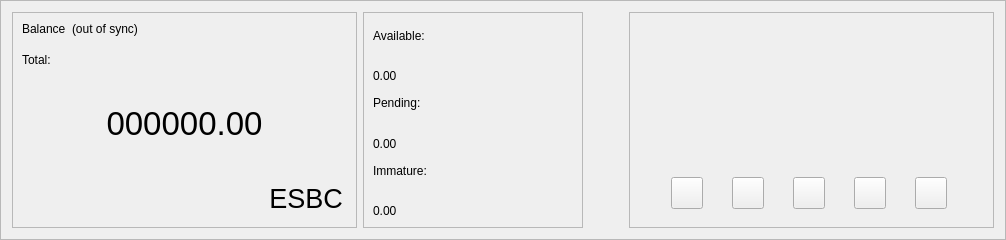
      <widget class="QFrame" name="frame_blue">
       <property name="enabled">
        <bool>true</bool>
       </property>
       <property name="sizePolicy">
        <sizepolicy hsizetype="Preferred" vsizetype="Preferred">
         <horstretch>0</horstretch>
         <verstretch>0</verstretch>
        </sizepolicy>
       </property>
       <property name="minimumSize">
        <size>
         <width>960</width>
         <height>220</height>
        </size>
       </property>
       <property name="maximumSize">
        <size>
         <width>16777215</width>
         <height>16777215</height>
        </size>
       </property>
       <property name="sizeIncrement">
        <size>
         <width>0</width>
         <height>0</height>
        </size>
       </property>
       <property name="baseSize">
        <size>
         <width>0</width>
         <height>500</height>
        </size>
       </property>
       <property name="frameShape">
        <enum>QFrame::StyledPanel</enum>
       </property>
       <property name="frameShadow">
        <enum>QFrame::Raised</enum>
       </property>
       <layout class="QHBoxLayout" name="horizontalLayout">
        <item>
         <widget class="QFrame" name="frame_blue_1">
          <property name="minimumSize">
           <size>
            <width>345</width>
            <height>200</height>
           </size>
          </property>
          <property name="maximumSize">
           <size>
            <width>16777215</width>
            <height>16777215</height>
           </size>
          </property>
          <property name="frameShape">
           <enum>QFrame::StyledPanel</enum>
          </property>
          <property name="frameShadow">
           <enum>QFrame::Raised</enum>
          </property>
          <layout class="QHBoxLayout" name="horizontalLayout_2">
           <item>
            <layout class="QVBoxLayout" name="verticalLayout">
             <item>
              <layout class="QHBoxLayout" name="horizontalLayout_3">
               <property name="spacing">
                <number>6</number>
               </property>
               <property name="sizeConstraint">
                <enum>QLayout::SetFixedSize</enum>
               </property>
               <item>
                <widget class="QLabel" name="label_5">
                 <property name="minimumSize">
                  <size>
                   <width>0</width>
                   <height>24</height>
                  </size>
                 </property>
                 <property name="maximumSize">
                  <size>
                   <width>16777215</width>
                   <height>24</height>
                  </size>
                 </property>
                 <property name="text">
                  <string>Balance</string>
                 </property>
                 <property name="alignment">
                  <set>Qt::AlignLeading|Qt::AlignLeft|Qt::AlignTop</set>
                 </property>
                </widget>
               </item>
               <item>
                <widget class="QLabel" name="labelWalletStatus">
                 <property name="minimumSize">
                  <size>
                   <width>0</width>
                   <height>24</height>
                  </size>
                 </property>
                 <property name="maximumSize">
                  <size>
                   <width>16777215</width>
                   <height>24</height>
                  </size>
                 </property>
                 <property name="text">
                  <string>(out of sync)</string>
                 </property>
                 <property name="alignment">
                  <set>Qt::AlignLeading|Qt::AlignLeft|Qt::AlignTop</set>
                 </property>
                </widget>
               </item>
               <item>
                <spacer name="horizontalSpacer">
                 <property name="orientation">
                  <enum>Qt::Horizontal</enum>
                 </property>
                 <property name="sizeHint" stdset="0">
                  <size>
                   <width>40</width>
                   <height>20</height>
                  </size>
                 </property>
                </spacer>
               </item>
              </layout>
             </item>
             <item>
              <widget class="QLabel" name="labelTotalText">
               <property name="maximumSize">
                <size>
                 <width>16777215</width>
                 <height>15</height>
                </size>
               </property>
               <property name="text">
                <string>Total:</string>
               </property>
              </widget>
             </item>
             <item>
              <widget class="QLabel" name="labelTotal">
               <property name="sizePolicy">
                <sizepolicy hsizetype="Preferred" vsizetype="Preferred">
                 <horstretch>0</horstretch>
                 <verstretch>0</verstretch>
                </sizepolicy>
               </property>
               <property name="minimumSize">
                <size>
                 <width>0</width>
                 <height>100</height>
                </size>
               </property>
               <property name="maximumSize">
                <size>
                 <width>16777215</width>
                 <height>100</height>
                </size>
               </property>
               <property name="font">
                <font>
                 <pointsize>25</pointsize>
                 <weight>50</weight>
                 <bold>false</bold>
                </font>
               </property>
               <property name="mouseTracking">
                <bool>false</bool>
               </property>
               <property name="text">
                <string>000000.00</string>
               </property>
               <property name="alignment">
                <set>Qt::AlignCenter</set>
               </property>
              </widget>
             </item>
             <item>
              <layout class="QHBoxLayout" name="horizontalLayout_11">
               <item>
                <spacer name="horizontalSpacer_8">
                 <property name="orientation">
                  <enum>Qt::Horizontal</enum>
                 </property>
                 <property name="sizeHint" stdset="0">
                  <size>
                   <width>40</width>
                   <height>20</height>
                  </size>
                 </property>
                </spacer>
               </item>
               <item>
                <widget class="QPushButton" name="blabel_esbcoin">
                 <property name="font">
                  <font>
                   <pointsize>20</pointsize>
                   <italic>false</italic>
                   <kerning>true</kerning>
                  </font>
                 </property>
                 <property name="cursor">
                  <cursorShape>PointingHandCursor</cursorShape>
                 </property>
                 <property name="text">
                  <string>ESBC</string>
                 </property>
                 <property name="flat">
                  <bool>true</bool>
                 </property>
                </widget>
               </item>
              </layout>
             </item>
            </layout>
           </item>
          </layout>
         </widget>
        </item>
        <item>
         <widget class="QFrame" name="frame_blue_2">
          <property name="minimumSize">
           <size>
            <width>220</width>
            <height>200</height>
           </size>
          </property>
          <property name="maximumSize">
           <size>
            <width>16777215</width>
            <height>16777215</height>
           </size>
          </property>
          <property name="frameShape">
           <enum>QFrame::StyledPanel</enum>
          </property>
          <property name="frameShadow">
           <enum>QFrame::Raised</enum>
          </property>
          <layout class="QVBoxLayout" name="verticalLayout_3">
           <item>
            <layout class="QVBoxLayout" name="verticalLayout_2">
             <item>
              <widget class="QLabel" name="labelBalanceText">
               <property name="text">
                <string>Available:</string>
               </property>
              </widget>
             </item>
             <item>
              <layout class="QHBoxLayout" name="horizontalLayout_4">
               <item>
                <widget class="QLabel" name="labelBalance">
                 <property name="text">
                  <string>0.00</string>
                 </property>
                 <property name="alignment">
                  <set>Qt::AlignBottom|Qt::AlignLeading|Qt::AlignLeft</set>
                 </property>
                </widget>
               </item>
               <item>
                <spacer name="horizontalSpacer_3">
                 <property name="orientation">
                  <enum>Qt::Horizontal</enum>
                 </property>
                 <property name="sizeHint" stdset="0">
                  <size>
                   <width>40</width>
                   <height>20</height>
                  </size>
                 </property>
                </spacer>
               </item>
              </layout>
             </item>
             <item>
              <widget class="QLabel" name="labelPendingText">
               <property name="text">
                <string>Pending:</string>
               </property>
              </widget>
             </item>
             <item>
              <layout class="QHBoxLayout" name="horizontalLayout_5">
               <item>
                <widget class="QLabel" name="labelUnconfirmed">
                 <property name="text">
                  <string>0.00</string>
                 </property>
                 <property name="alignment">
                  <set>Qt::AlignBottom|Qt::AlignLeading|Qt::AlignLeft</set>
                 </property>
                </widget>
               </item>
               <item>
                <spacer name="horizontalSpacer_4">
                 <property name="orientation">
                  <enum>Qt::Horizontal</enum>
                 </property>
                 <property name="sizeHint" stdset="0">
                  <size>
                   <width>40</width>
                   <height>20</height>
                  </size>
                 </property>
                </spacer>
               </item>
              </layout>
             </item>
             <item>
              <widget class="QLabel" name="labelImmatureText">
               <property name="text">
                <string>Immature:</string>
               </property>
              </widget>
             </item>
             <item>
              <layout class="QHBoxLayout" name="horizontalLayout_6">
               <item>
                <widget class="QLabel" name="labelImmature">
                 <property name="text">
                  <string>0.00</string>
                 </property>
                 <property name="alignment">
                  <set>Qt::AlignBottom|Qt::AlignLeading|Qt::AlignLeft</set>
                 </property>
                </widget>
               </item>
               <item>
                <spacer name="horizontalSpacer_5">
                 <property name="orientation">
                  <enum>Qt::Horizontal</enum>
                 </property>
                 <property name="sizeHint" stdset="0">
                  <size>
                   <width>40</width>
                   <height>20</height>
                  </size>
                 </property>
                </spacer>
               </item>
              </layout>
             </item>
            </layout>
           </item>
          </layout>
         </widget>
        </item>
        <item>
         <spacer name="horizontalSpacer_9">
          <property name="orientation">
           <enum>Qt::Horizontal</enum>
          </property>
          <property name="sizeHint" stdset="0">
           <size>
            <width>40</width>
            <height>20</height>
           </size>
          </property>
         </spacer>
        </item>
        <item>
         <widget class="QFrame" name="frame_blue_3">
          <property name="minimumSize">
           <size>
            <width>345</width>
            <height>200</height>
           </size>
          </property>
          <property name="maximumSize">
           <size>
            <width>16777215</width>
            <height>16777215</height>
           </size>
          </property>
          <property name="frameShape">
           <enum>QFrame::StyledPanel</enum>
          </property>
          <property name="frameShadow">
           <enum>QFrame::Raised</enum>
          </property>

            <layout class="QVBoxLayout" name="verticalLayout_5">
                <item>
                    <widget class="QFrame" name="frame_logo_horizontal">
                        <property name="minimumSize">
                            <size>
                                <width>345</width>
                                <height>140</height>
                            </size>
                        </property>
                    </widget>
                </item>
                <item>
                    <widget class="QFrame" name="button_logo_horizontal">
                        <property name="minimumSize">
                            <size>
                                <width>345</width>
                                <height>50</height>
                            </size>
                        </property>
                        <layout class="QHBoxLayout" name="horizontalLayout_10">
                            <item>
                                <widget class="QPushButton" name="pushButton_Website">
                                    <property name="minimumSize">
                                        <size>
                                            <width>32</width>
                                            <height>32</height>
                                        </size>
                                    </property>
                                    <property name="maximumSize">
                                        <size>
                                            <width>32</width>
                                            <height>32</height>
                                        </size>
                                    </property>
                                    <property name="text">
                                        <string/>
                                    </property>
                                    <property name="icon">
                                        <iconset resource="../esbcoin.qrc">
                                        <normaloff>:/icons/website</normaloff>:/icons/website</iconset>
                                    </property>
                                    <property name="iconSize">
                                        <size>
                                            <width>32</width>
                                            <height>32</height>
                                        </size>
                                    </property>
                                </widget>
                            </item>
                            <item>
                                <widget class="QPushButton" name="pushButton_Discord">
                                    <property name="minimumSize">
                                        <size>
                                            <width>32</width>
                                            <height>32</height>
                                        </size>
                                    </property>
                                    <property name="maximumSize">
                                        <size>
                                            <width>32</width>
                                            <height>32</height>
                                        </size>
                                    </property>
                                    <property name="text">
                                        <string/>
                                    </property>
                                    <property name="icon">
                                        <iconset resource="../esbcoin.qrc">
                                        <normaloff>:/icons/discord</normaloff>:/icons/discord</iconset>
                                    </property>
                                    <property name="iconSize">
                                        <size>
                                            <width>32</width>
                                            <height>32</height>
                                        </size>
                                    </property>
                                </widget>
                            </item>
                            <item>
                                <widget class="QPushButton" name="pushButton_Telegram">
                                    <property name="minimumSize">
                                        <size>
                                            <width>32</width>
                                            <height>32</height>
                                        </size>
                                    </property>
                                    <property name="maximumSize">
                                        <size>
                                            <width>32</width>
                                            <height>32</height>
                                        </size>
                                    </property>
                                    <property name="text">
                                        <string/>
                                    </property>
                                    <property name="icon">
                                        <iconset resource="../esbcoin.qrc">
                                        <normaloff>:/icons/telegram</normaloff>:/icons/telegram</iconset>
                                    </property>
                                    <property name="iconSize">
                                        <size>
                                            <width>32</width>
                                            <height>32</height>
                                        </size>
                                    </property>
                                </widget>
                            </item>
                            <item>
                                <widget class="QPushButton" name="pushButton_Twitter">
                                    <property name="minimumSize">
                                        <size>
                                            <width>32</width>
                                            <height>32</height>
                                        </size>
                                    </property>
                                    <property name="maximumSize">
                                        <size>
                                            <width>32</width>
                                            <height>32</height>
                                        </size>
                                    </property>
                                    <property name="text">
                                        <string/>
                                    </property>
                                    <property name="icon">
                                        <iconset resource="../esbcoin.qrc">
                                        <normaloff>:/icons/twitter</normaloff>:/icons/twitter</iconset>
                                    </property>
                                    <property name="iconSize">
                                        <size>
                                            <width>32</width>
                                            <height>32</height>
                                        </size>
                                    </property>
                                </widget>
                            </item>
                            <item>
                                <widget class="QPushButton" name="pushButton_Explorer">
                                    <property name="minimumSize">
                                        <size>
                                            <width>32</width>
                                            <height>32</height>
                                        </size>
                                    </property>
                                    <property name="maximumSize">
                                        <size>
                                            <width>32</width>
                                            <height>32</height>
                                        </size>
                                    </property>
                                    <property name="text">
                                        <string/>
                                    </property>
                                    <property name="icon">
                                        <iconset resource="../esbcoin.qrc">
                                        <normaloff>:/icons/explorer</normaloff>:/icons/explorer</iconset>
                                    </property>
                                    <property name="iconSize">
                                        <size>
                                            <width>32</width>
                                            <height>32</height>
                                        </size>
                                    </property>
                                </widget>
                            </item>
                        </layout>
                    </widget>
                </item>
            </layout>

          </widget>
        </item>
       </layout>
      </widget>
